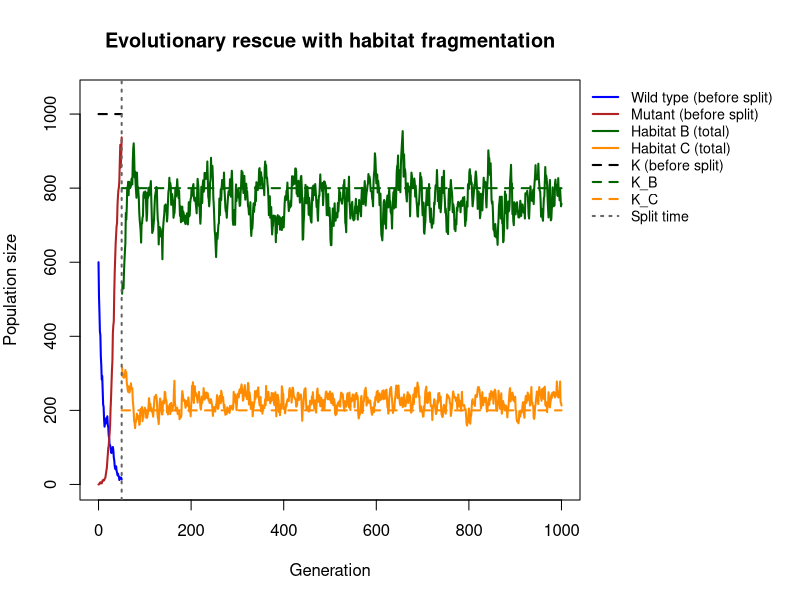
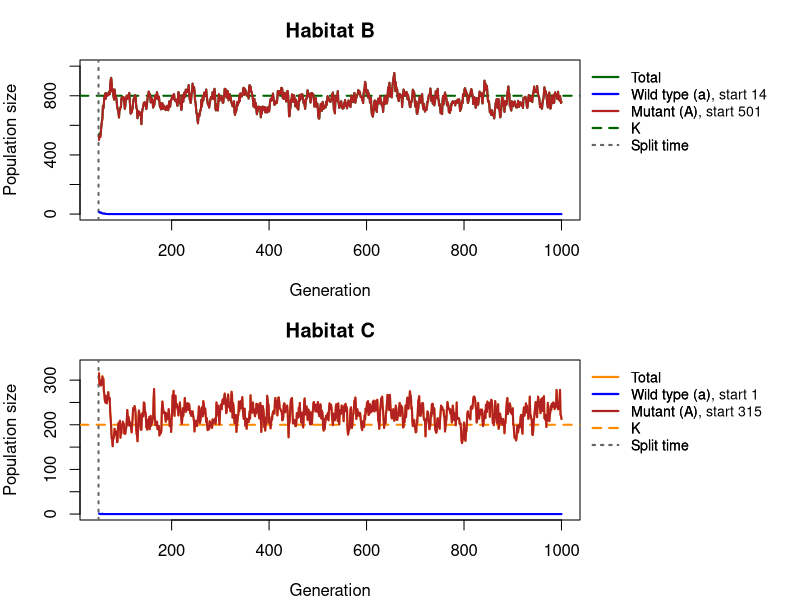
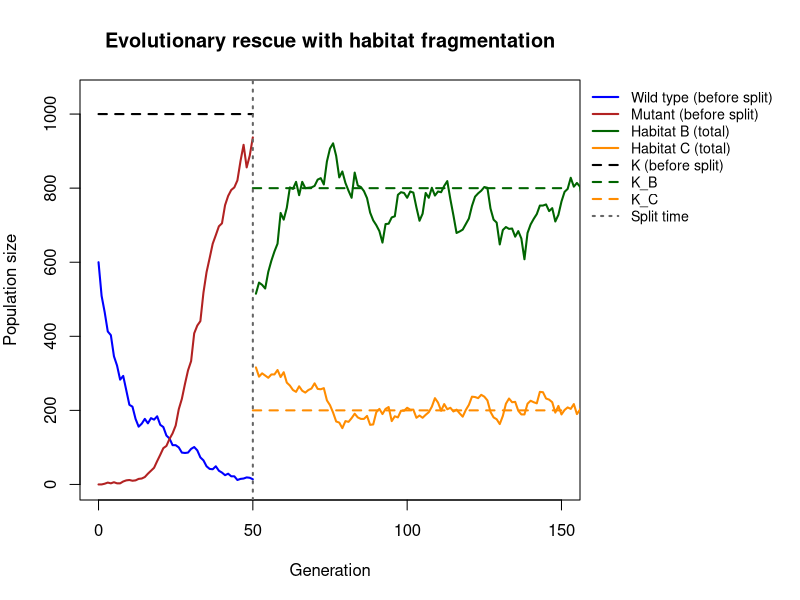
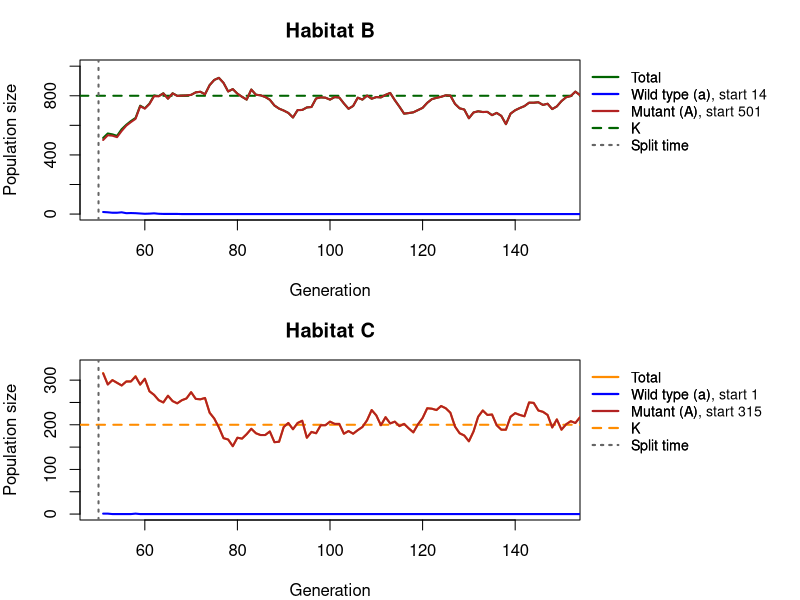
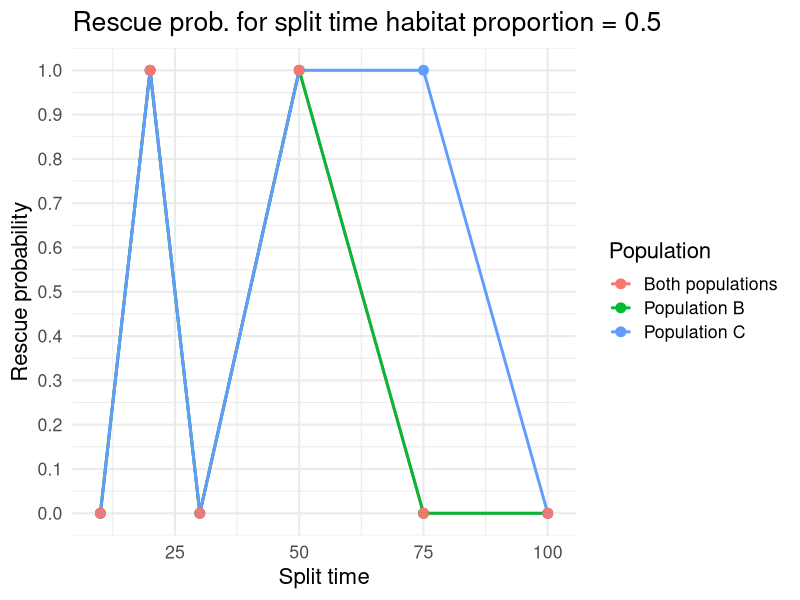
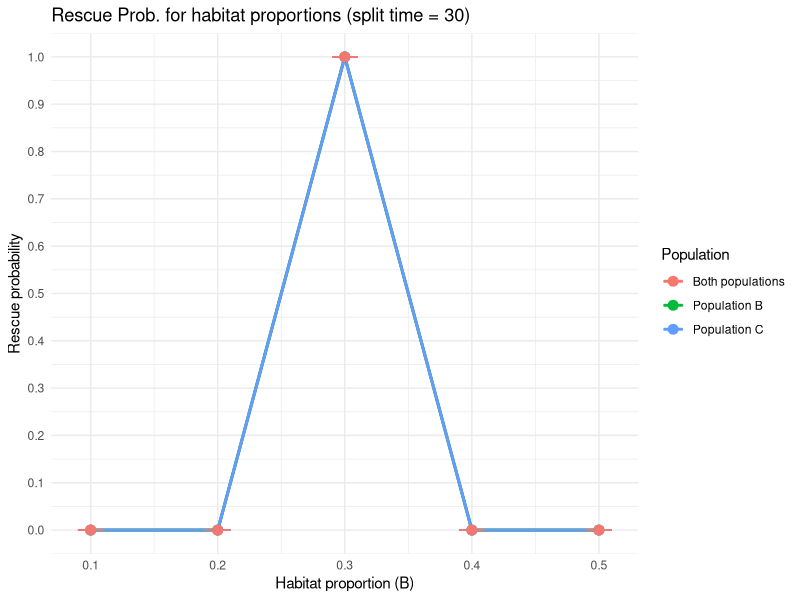
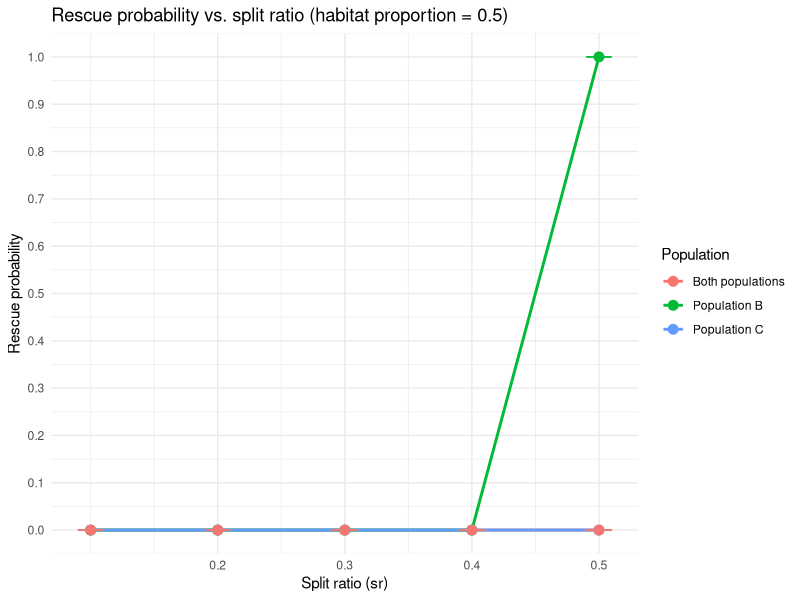
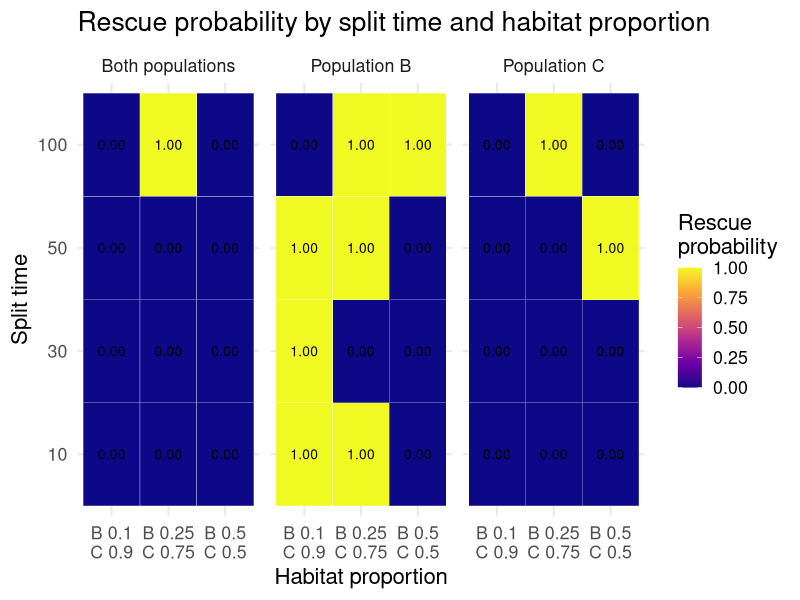

Write R code to recreate these figures, in order.
## ---- chunk 1
set.seed(57)
#set the seed for repruducibility
library(ggplot2)
library(tidyr)
library(dplyr)
#libraries used for our code / use install.packages(c(ggplot2,tidyr,dplyr))
## ---- chunk 2
simulate_one_gen <- function(N_a, N_A, decay_rate, sel_coeff, mut_rate, K) {
  
  # total population size and per-capita growth rates without competition
  N_tot <- N_a + N_A
  rho_a <- -decay_rate
  rho_A <- sel_coeff - decay_rate
  # logistic growth: crowding reduces the growth of both types equally (set to 0 if negative)
  mean_a <- N_a * max(0, 1 + rho_a - rho_A * N_tot / K)
  mean_A <- N_A * max(0, 1 + rho_A - rho_A * N_tot / K)
  # draw offspring according to Poisson distribution
  offsp_a <- rpois(1, mean_a)
  offsp_A <- rpois(1, mean_A)
  # draw new mutants according to Poisson distribution
  mut_a_to_A <- rpois(1, offsp_a * mut_rate)
  # determine new population sizes of wild type and mutant
  N_a_new <- offsp_a - mut_a_to_A
  N_A_new <-  offsp_A + mut_a_to_A
  #
  
  return(c(N_a_new, N_A_new))
}
# Test the function
#print(simulate_one_gen(100,0,0.1,0.2,0.001,1000))

## ---- chunk 3
simulate_pop <- function(N_init_a, N_init_A, decay_rate, sel_coeff, mut_rate, t_max, K, habitat_prop, split_ratio, split_time,migrate) {
  # Create the vector in which to save the results
  pop_vector <- c(N_init_a, N_init_A)
  # initiate the variables
  pop_new <- c(N_init_a, N_init_A)
  
  # Create the vectors for the new habitats
  pop_vector_B <- NULL
  pop_vector_C <- NULL
  
  # run the simulation until generation t_max
  for (i in 1:t_max) {
    
    # Time when the fragmentation occur
    if (i == split_time + 1) {
      
      # Create the new habitats (creating new K)
      K_B <- K * habitat_prop
      K_C <- K * (1 - habitat_prop)
      
      #create the ratio of the splitting
      split_ratio_B <- split_ratio
      split_ratio_C <- (1 - split_ratio_B)
      # print(split_ratio_B)
      # print(split_ratio_C)
      # Distribute individuals  randomly to the habitat B
      n_B_a <- rbinom(1, pop_new[1], split_ratio_B) 
      n_B_A <- rbinom(1, pop_new[2], split_ratio_B)   
      
      # Distribute individuals randomly to the habitat C
      n_C_a <- pop_new[1] - n_B_a
      n_C_A <- pop_new[2] - n_B_A
      
      # Calculate the new populatins for B an C 
      pop_new_B <- simulate_one_gen(n_B_a, n_B_A, decay_rate, sel_coeff, mut_rate, K_B)
      pop_new_C <- simulate_one_gen(n_C_a, n_C_A, decay_rate, sel_coeff, mut_rate, K_C)
      
      
      # add the new population sizes to the output vector
      pop_vector_B <- rbind(pop_vector_B,pop_new_B)
      pop_vector_C <- rbind(pop_vector_C,pop_new_C)
      
      
    }
    
    if (i > split_time + 1) {
      
      pop_new_B <- simulate_one_gen(
        pop_new_B[1], pop_new_B[2],
        decay_rate, sel_coeff, mut_rate,K_B
      )
      
      pop_new_C <- simulate_one_gen(
        pop_new_C[1], pop_new_C[2],
        decay_rate, sel_coeff, mut_rate,K_C
      )
      #migration 
      migrateB_vec <- c(rbinom(1, pop_new_B[1], migrate),
                        rbinom(1, pop_new_B[2], migrate))
      migrateC_vec <- c(rbinom(1, pop_new_C[1], migrate),
                        rbinom(1, pop_new_C[2], migrate))
      
      pop_new_B <- pop_new_B - migrateB_vec + migrateC_vec
      pop_new_C <- pop_new_C - migrateC_vec + migrateB_vec
        
        
        
        # Save the results for each generation
        pop_vector_B <- rbind(pop_vector_B, pop_new_B)
      pop_vector_C <- rbind(pop_vector_C, pop_new_C)
      
      # define the row and column names of the output vector
      rownames(pop_vector_B) <- (0:t_max)[1:length(pop_vector_B[,1])] 
      rownames(pop_vector_C) <- (0:t_max)[1:length(pop_vector_C[,1])]
      colnames(pop_vector_B) <- c("a","A")
      colnames(pop_vector_C) <- c("a","A")
      
    }
    
    # Continue simulating habitat A only until split_time
    if (i <= split_time) {
      
      # redefine the current population one generation later
      pop_new <- simulate_one_gen(pop_new[1],pop_new[2], decay_rate, sel_coeff, mut_rate,K)
      # add the new population sizes to the output vector
      pop_vector <- rbind(pop_vector,pop_new)
      # condition to stop the simulation before t_max: either the population exceeds 2 times the original population size, or it goes extinct
      if (pop_new[1]+pop_new[2]>=2*(N_init_a+ N_init_A) | pop_new[1]+pop_new[2]==0) break
    }
    
  }
  # define the row and column names of the output vector
  rownames(pop_vector) <- (0:t_max)[1:length(pop_vector[,1])] # note that the vector has to be cut if the simulation stopped early
  colnames(pop_vector) <- c("a","A")
  
  # Data frames
  pop_vector_df <- as.data.frame(pop_vector)
  pop_vector_B_df <- as.data.frame(pop_vector_B)
  pop_vector_C_df <- as.data.frame(pop_vector_C)
  # return all three population vectors separately
  return(list(main = pop_vector_df, B = pop_vector_B_df, C = pop_vector_C_df))
  
  
}
## ---- chunk 4
# ============================================================
# Plot functions for the evolutionary rescue simulation
# with habitat fragmentation
# ============================================================

# ---- 1. Overview plot: wild type and mutant before the split,
#         total of habitats B and C after the split, legend outside ----
plot_split <- function(output, K, habitat_prop, split_time, xlim_max = NULL) {
  
  main <- output$main
  B    <- output$B
  C    <- output$C
  
  K_B <- K * habitat_prop
  K_C <- K * (1 - habitat_prop)
  
  # population sizes before the split (wild type and mutant separately)
  wt_main  <- main$a
  mut_main <- main$A
  
  # total population sizes after the split
  tot_B <- B$a + B$A
  tot_C <- C$a + C$A
  
  # generation numbers
  gen_main <- 0:(length(wt_main) - 1)
  gen_B    <- split_time + seq_along(tot_B)
  gen_C    <- split_time + seq_along(tot_C)
  
  # axis ranges
  x_max <- if (is.null(xlim_max)) max(c(gen_main, gen_B)) else xlim_max
  y_max <- max(c(K, wt_main, mut_main, tot_B, tot_C), na.rm = TRUE)
  
  # make room on the right for the legend, restore settings afterwards
  old_par <- par(mar = c(5, 4, 4, 11))
  on.exit(par(old_par))
  
  plot(NA, xlim = c(0, x_max), ylim = c(0, y_max * 1.05),
       xlab = "Generation", ylab = "Population size",
       main = "Evolutionary rescue with habitat fragmentation")
  
  # carrying capacities: K only until the split, then K_B and K_C
  segments(0, K, split_time, K, col = "black", lty = 2, lwd = 2)
  segments(split_time, K_B, x_max, K_B, col = "darkgreen",  lty = 2, lwd = 2)
  segments(split_time, K_C, x_max, K_C, col = "darkorange", lty = 2, lwd = 2)
  
  # before the split: wild type and mutant
  lines(gen_main, wt_main,  col = "blue",      lwd = 2)
  lines(gen_main, mut_main, col = "firebrick", lwd = 2)
  
  # after the split: total of habitat B and C
  if (length(tot_B) > 0) lines(gen_B, tot_B, col = "darkgreen",  lwd = 2)
  if (length(tot_C) > 0) lines(gen_C, tot_C, col = "darkorange", lwd = 2)
  
  # split time
  abline(v = split_time, col = "grey40", lty = 3, lwd = 2)
  
  # legend outside, at the top right corner of the plot region
  legend(x = par("usr")[2], y = par("usr")[4], xpd = TRUE, bty = "n",
         xjust = 0, yjust = 1, cex = 0.85,
         legend = c("Wild type (before split)", "Mutant (before split)",
                    "Habitat B (total)", "Habitat C (total)",
                    "K (before split)", "K_B", "K_C", "Split time"),
         col = c("blue", "firebrick", "darkgreen", "darkorange",
                 "black", "darkgreen", "darkorange", "grey40"),
         lty = c(1, 1, 1, 1, 2, 2, 2, 3), lwd = 2)
}

# ---- 2. Single habitat panel (used for B and C) ----
plot_habitat <- function(df, K_hab, split_time, title, col_tot, xlim_max = NULL) {
  
  if (is.null(df) || nrow(df) == 0) {
    plot.new()
    title(main = paste(title, "- no data (population ended before the split)"))
    return(invisible(NULL))
  }
  
  gens  <- split_time + seq_len(nrow(df))
  tot   <- df$a + df$A
  x_max <- if (is.null(xlim_max)) max(gens) else xlim_max
  y_max <- max(c(K_hab, tot), na.rm = TRUE)
  
  plot(NA, xlim = c(split_time, x_max), ylim = c(0, y_max * 1.05),
       xlab = "Generation", ylab = "Population size", main = title)
  
  abline(h = K_hab, col = col_tot, lty = 2, lwd = 2)       # K of this habitat
  abline(v = split_time, col = "grey40", lty = 3, lwd = 2) # split time
  
  lines(gens, tot,  col = col_tot,     lwd = 2)  # total
  lines(gens, df$a, col = "blue",      lwd = 2)  # wild type
  lines(gens, df$A, col = "firebrick", lwd = 2)  # mutant
  
  
  
  legend(x = par("usr")[2], y = par("usr")[4], xpd = TRUE, bty = "n",
         xjust = 0, yjust = 1, cex = 0.85,
         legend = c("Total", "Wild type (a)", "Mutant (A)", "K", "Split time"),
         col = c(col_tot, "blue", "firebrick", col_tot, "grey40"),
         lty = c(1, 1, 1, 2, 3), lwd = 2)
  
  ##adding the starting population
  legend(x = par("usr")[2], y = par("usr")[4], xpd = TRUE, bty = "n",
         xjust = 0, yjust = 1, cex = 0.85,
         legend = c("Total",
                    paste0("Wild type (a), start ", df$a[1]),
                    paste0("Mutant (A), start ", df$A[1]),
                    "K", "Split time"),
         col = c(col_tot, "blue", "firebrick", col_tot, "grey40"),
         lty = c(1, 1, 1, 2, 3), lwd = 2)
}

# ---- 3. Two panels: habitat B on top, habitat C below ----
plot_habitats <- function(output, K, habitat_prop, split_time, xlim_max = NULL) {
  
  K_B <- K * habitat_prop
  K_C <- K * (1 - habitat_prop)
  
  # two panels stacked, with room on the right for the legends
  old_par <- par(mfrow = c(2, 1), mar = c(4, 4, 3, 11))
  on.exit(par(old_par))
  
  plot_habitat(output$B, K_B, split_time, "Habitat B", "darkgreen",  xlim_max)
  plot_habitat(output$C, K_C, split_time, "Habitat C", "darkorange", xlim_max)
}

# ============================================================
# Usage
# (simulate_one_gen and simulate_pop must be defined first)
# ============================================================
max_gen      <- 1000
K            <- 1000
habitat_prop <- 0.8
split_time   <- 50
split_ratio  <- 0.5
migrate      <- 0.01

output <- simulate_pop(600, 0, 0.01, 0.2, 0.001, max_gen, K,
                       habitat_prop, split_ratio , split_time,migrate)

# overview plot
plot_split(output, K = K, habitat_prop = habitat_prop, split_time = split_time)

# panels for habitat B and C
plot_habitats(output, K = K, habitat_prop = habitat_prop, split_time = split_time)

# zoomed in on the first 150 generations
plot_split(output, K = K, habitat_prop = habitat_prop,
           split_time = split_time, xlim_max = 150)
plot_habitats(output, K = K, habitat_prop = habitat_prop,
              split_time = split_time, xlim_max = 150)

## ---- chunk 5

# ---- fixed parameters --------------------------------------------------
init_a           <- 600
init_A           <- 0
m_rate           <- 0.001
max_gen_analysis <- 1000
K_analysis       <- 1000
no_replicates    <- 1   # more replicates give more precise probabilities
max_attempts     <- 5000
rescue_frac      <- 1       # rescue = A >= rescue_frac * K of the habitat, changeable 

# ---- core function: your loop, wrapped so it can be reused -------------
run_scenarios <- function(split_times, habitat_props, split_ratios) {
  results <- list()
  
  for (st in split_times) {
    for (hp in habitat_props) {
      for (sr in split_ratios) {
        
        K_B <- K_analysis * hp
        K_C <- K_analysis * (1 - hp)
        
        i <- 0
        attempts <- 0
        
        repeat {
          attempts <- attempts + 1
          
          if (attempts > max_attempts) {
            warning(paste(
              "Too many failed runs for st =", st,
              "hp =", hp,
              "sr =", sr
            ))
            break
          }
          
          one_run <- simulate_pop(
            init_a, init_A,
            decay_rate   = 0.1,
            sel_coeff    = 0.2,
            mut_rate     = m_rate,
            t_max        = max_gen_analysis,
            K            = K_analysis,
            habitat_prop = hp,
            split_ratio  = sr,
            split_time   = st,
            migrate
          )
          
          # Skip runs that ended before the split time
          if (nrow(one_run$B) == 0 || nrow(one_run$C) == 0) next
          
          i <- i + 1
          
          reached_B <- one_run$B$A >= rescue_frac * K_B
          reached_C <- one_run$C$A >= rescue_frac * K_C
          
          rescued_B <- reached_B[length(reached_B)]
          rescued_C <- reached_C[length(reached_C)]
          
          results[[length(results) + 1]] <- data.frame(
            st = st,
            hp = hp,
            sr = sr,
            replicate = i,
            rescued_B = rescued_B,
            rescued_C = rescued_C,
            rescued_any = rescued_B | rescued_C,
            rescued_both = rescued_B & rescued_C,
            gen_B = if (rescued_B) which(reached_B)[1] else NA_integer_,
            gen_C = if (rescued_C) which(reached_C)[1] else NA_integer_
          )
          
          if (i >= no_replicates) break
        }
      }
    }
  }
  
  # Combine all simulation results
  if (length(results) == 0) {
    stop("No valid simulation results were obtained.")
  }
  
  data_table <- do.call(rbind, results)
  
  # Rescue probability per scenario
  rescue_prob <- data_table %>%
    dplyr::group_by(st, hp, sr) %>%
    dplyr::summarise(
      n = dplyr::n(),
      dplyr::across(
        c(rescued_B, rescued_C, rescued_any, rescued_both),
        mean
      ),
      .groups = "drop"
    )
  
  return(list(
    data = data_table,
    prob = rescue_prob
  ))
}


# ---- helper: long format with standard error for plotting ----

to_long <- function(rescue_prob) {
  rescue_prob %>%
    tidyr::pivot_longer(
      cols = c(rescued_B, rescued_C, rescued_both),
      names_to = "population",
      values_to = "rescue_probability"
    ) %>%
    dplyr::mutate(
      se = sqrt(rescue_probability * (1 - rescue_probability) / n),
      population = dplyr::recode(
        population,
        rescued_B    = "Population B",
        rescued_C    = "Population C",
        rescued_both = "Both populations"
      )
    )
}

# =======================================================================
# ANALYSIS 1: split time varies, habitat proportion fixed
# =======================================================================
res1 <- run_scenarios(
  split_times   = c(10, 20, 30, 50, 75, 100),
  habitat_props = 0.5,
  split_ratios = 0.5
)
long1 <- to_long(res1$prob)
print(res1$prob)

ggplot(long1, aes(x = st, y = rescue_probability,
                  color = population, group = population)) +
  geom_line(linewidth = 1) +
  geom_point(size = 3) +
  geom_errorbar(aes(ymin = pmax(0, rescue_probability - se),
                    ymax = pmin(1, rescue_probability + se)),
                width = 2) +
  scale_y_continuous(limits = c(0, 1), breaks = seq(0, 1, 0.1)) +
  labs(title = "Rescue prob. for split time habitat proportion = 0.5",
       x = "Split time", y = "Rescue probability", color = "Population") +
  theme_minimal(base_size = 16)

# =======================================================================
# ANALYSIS 2: habitat proportion varies, split time fixed
# =======================================================================
res2 <- run_scenarios(
  split_times   = 30,
  habitat_props = c(0.1, 0.2, 0.3, 0.4, 0.5),
  split_ratios = 0.5
)
long2 <- to_long(res2$prob)
print(res2$prob)

ggplot(long2, aes(x = hp, y = rescue_probability,
                  color = population, group = population)) +
  geom_line(linewidth = 1) +
  geom_point(size = 3) +
  geom_errorbar(aes(ymin = pmax(0, rescue_probability - se),
                    ymax = pmin(1, rescue_probability + se)),
                width = 0.02) +
  scale_x_continuous(breaks = seq(0.1, 0.9, 0.1)) +
  scale_y_continuous(limits = c(0, 1), breaks = seq(0, 1, 0.1)) +
  labs(title = "Rescue Prob. for habitat proportions (split time = 30)",
       x = "Habitat proportion (B)", y = "Rescue probability",
       color = "Population") +
  theme_minimal()

# =======================================================================
# ANALYSIS 3: split ratio varies, habitat proportion fixed
# =======================================================================

res2 <- run_scenarios(
  split_times   = 30,  # fix split time
  habitat_props = 0.5,
  split_ratios  = c(0.1, 0.2, 0.3, 0.4, 0.5)
)

long2 <- to_long(res2$prob)

print(res2$prob)

ggplot(long2, aes(x = sr, y = rescue_probability,
                  color = population, group = population)) +
  geom_line(linewidth = 1) +
  geom_point(size = 3) +
  geom_errorbar(
    aes(
      ymin = pmax(0, rescue_probability - se),
      ymax = pmin(1, rescue_probability + se)
    ),
    width = 0.02
  ) +
  scale_x_continuous(breaks = seq(0.2, 0.8, 0.1)) +
  scale_y_continuous(
    limits = c(0, 1),
    breaks = seq(0, 1, 0.1)
  ) +
  labs(
    title = "Rescue probability vs. split ratio (habitat proportion = 0.5)",
    x = "Split ratio (sr)",
    y = "Rescue probability",
    color = "Population"
  ) +
  theme_minimal()

# =======================================================================
# ANALYSIS 4: both vary (full grid)
# =======================================================================
res3 <- run_scenarios(
  split_times   = c(10, 30, 50, 100),
  habitat_props = c(0.1, 0.25, 0.5),
  split_ratios = 0.5
)
long3 <- to_long(res3$prob)
print(res3$prob)

# heatmap: one panel per population
# label showing the proportion of BOTH habitats on two lines, e.g. "B 0.1" over "C 0.9"
hp_values <- sort(unique(long3$hp))
long3 <- long3 %>%
  mutate(hp_label = factor(hp, levels = hp_values,
                           labels = paste0("B ", hp_values, "\nC ", 1 - hp_values)))

ggplot(long3, aes(x = hp_label, y = factor(st), fill = rescue_probability)) +
  geom_tile(color = "white") +
  geom_text(aes(label = sprintf("%.2f", rescue_probability)), size = 3.5) +
  facet_wrap(~ population) +
  scale_fill_viridis_c(limits = c(0, 1), option = "C") +
  labs(title = "Rescue probability by split time and habitat proportion",
       x = "Habitat proportion", y = "Split time",
       fill = "Rescue\nprobability") +
  theme_minimal(base_size= 16)

# =======================================================================
# ANALYSIS 5: split time and split ratio vary (full grid)
# =======================================================================

res3 <- run_scenarios(
  split_times   = c(10, 30, 50, 100),
  habitat_props = 0.5,
  split_ratios  = c(0.1, 0.25, 0.5)
)

long3 <- to_long(res3$prob)

print(res3$prob)

# Heatmap: one panel per population
ggplot(long3, aes(x = factor(sr), y = factor(st),
                  fill = rescue_probability)) +
  geom_tile(color = "white") +
  geom_text(aes(label = sprintf("%.2f", rescue_probability)),
            size = 3.5) +
  facet_wrap(~ population) +
  scale_fill_viridis_c(limits = c(0, 1), option = "C") +
  labs(
    title = "Rescue probability by split time and split ratio",
    x = "Split ratio (sr)",
    y = "Split time (st)",
    fill = "Rescue\nprobability"
  ) +
  theme_minimal()

if (FALSE) {
  # If (FALSE) is here used to skip the following plots, without using # in every line.
# =======================================================================
# ANALYSIS 6: both vary (bar plots percentage)
# =======================================================================
outcome_cols <- c("Both rescued"    = "#2a9d8f",
                  "Only B rescued"  = "darkgreen",
                  "Only C rescued"  = "darkorange",
                  "Neither rescued" = "grey75")

plot_outcomes <- function(dat, x_var, x_label, title) {
    dat <- dat %>%
    mutate(outcome = case_when(
      rescued_both ~ "Both rescued",
      rescued_B    ~ "Only B rescued",
      rescued_C    ~ "Only C rescued",
      TRUE         ~ "Neither rescued"),
      outcome = factor(outcome, levels = names(outcome_cols)[c(4, 3, 2, 1)]))
  
  ggplot(dat, aes(x = factor(.data[[x_var]]), fill = outcome)) +
    geom_bar(position = "fill") +          # each bar sums to 1 (= 100 %)
    scale_fill_manual(values = outcome_cols) +
    labs(title = title, x = x_label, y = "Proportion of replicates", fill = "Outcome") +
    theme_minimal((base_size= 16))
}

plot_outcomes(res1$data, "st", "Split time", "Outcome vs. split time (habitat proportion = 0.5)")
plot_outcomes(res2$data, "hp", "Habitat proportion (B)", "Outcome vs. habitat proportion (split time = 30)")
plot_outcomes(res3$data, "st", "Split time", "Outcome by split time and habitat proportion") +
  facet_wrap(~ hp, labeller = label_both)
}

## ---- chunk 6
"Built with `r getRversion()`" 
